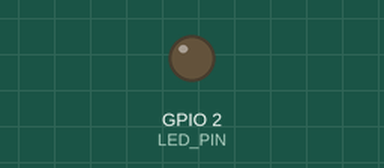
Recording of a sketch running on a simulated ESP32. On the bench: output pins drawn as LEDs (lit = HIGH). WiFi joins after 1.5 s; servers stay silent unless stated; what the sketch prints to the serial monitor is not drawn.

Above: at 1.7 s.
At 3.0 s:
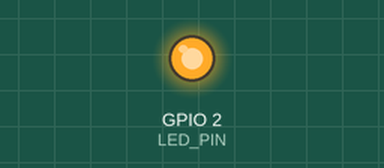
Timing chart, 0 to 6.7 s (numbered marks = the images above):
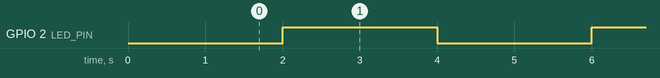

The sketch:

project.ino
```cpp
#include <WiFi.h>
#include <WiFiUdp.h>

const char* WIFI_SSID = "iPhone2";
const char* WIFI_PASS = "111QQQaaazzz...";

const uint16_t UDP_PORT = 4210;
const char* TOKEN = "0123456789";          // must be the same on board A and board B
const unsigned long SEND_INTERVAL_MS = 2000;      // send a packet every 2 seconds
const unsigned long RESTART_AFTER_MS = 60000;     // restart if Wi-Fi is lost for 1 minute

const int LED_PIN = 2;   // built-in LED on most ESP32 DevKit boards

WiFiUDP udp;
unsigned long lastSend = 0;
unsigned long disconnectedSince = 0;

void connectWiFi() {
  WiFi.mode(WIFI_STA);
  WiFi.setAutoReconnect(true);
  WiFi.begin(WIFI_SSID, WIFI_PASS);
  Serial.print("Connecting to Wi-Fi");
  while (WiFi.status() != WL_CONNECTED) {
    delay(500);
    Serial.print(".");
  }
  Serial.println();
  Serial.print("Connected. IP address: ");
  Serial.println(WiFi.localIP());
}

void setup() {
  Serial.begin(115200);
  pinMode(LED_PIN, OUTPUT);
  connectWiFi();
}

void loop() {
  if (WiFi.status() != WL_CONNECTED) {
    if (disconnectedSince == 0) {
      disconnectedSince = millis();
      Serial.println("Wi-Fi connection lost, waiting for reconnect...");
    }
    if (millis() - disconnectedSince > RESTART_AFTER_MS) {
      Serial.println("Wi-Fi not restored, restarting.");
      ESP.restart();
    }
    delay(500);
    return;
  }
  disconnectedSince = 0;

  if (millis() - lastSend >= SEND_INTERVAL_MS) {
    lastSend = millis();

    IPAddress bcast((uint32_t)WiFi.localIP() | ~(uint32_t)WiFi.subnetMask());
    udp.beginPacket(bcast, UDP_PORT);
    udp.print(TOKEN);
    udp.endPacket();

    digitalWrite(LED_PIN, !digitalRead(LED_PIN));
    Serial.print("Packet sent. Wi-Fi signal (RSSI): ");
    Serial.print(WiFi.RSSI());
    Serial.println(" dBm");
  }
}
```

Measured:
- by itself, GPIO 2 (LED_PIN): alternates HIGH for 2.0 s and LOW for 2.0 s
